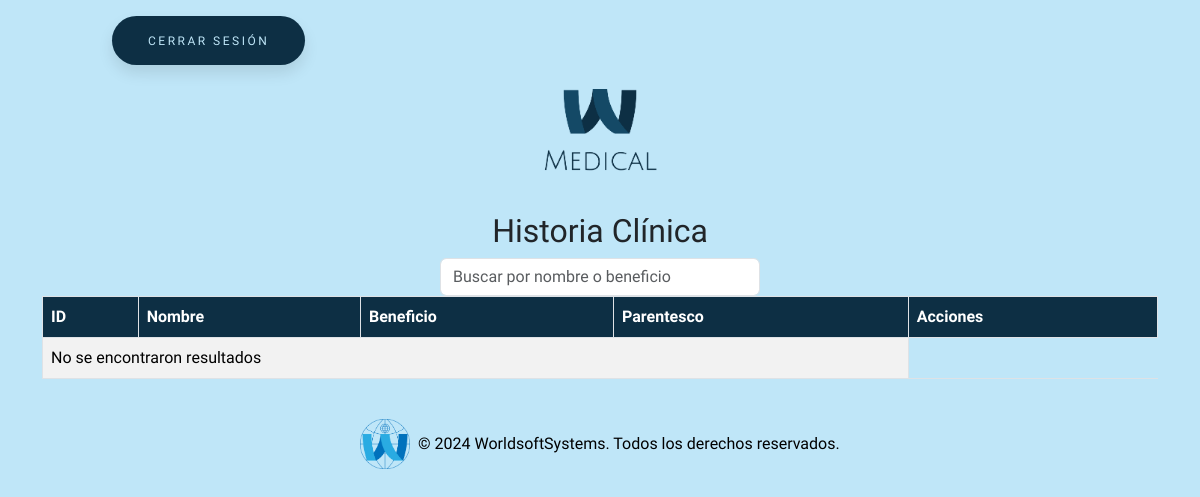
Before: /historiaClinica/historia.php (signed in) with the older database file.
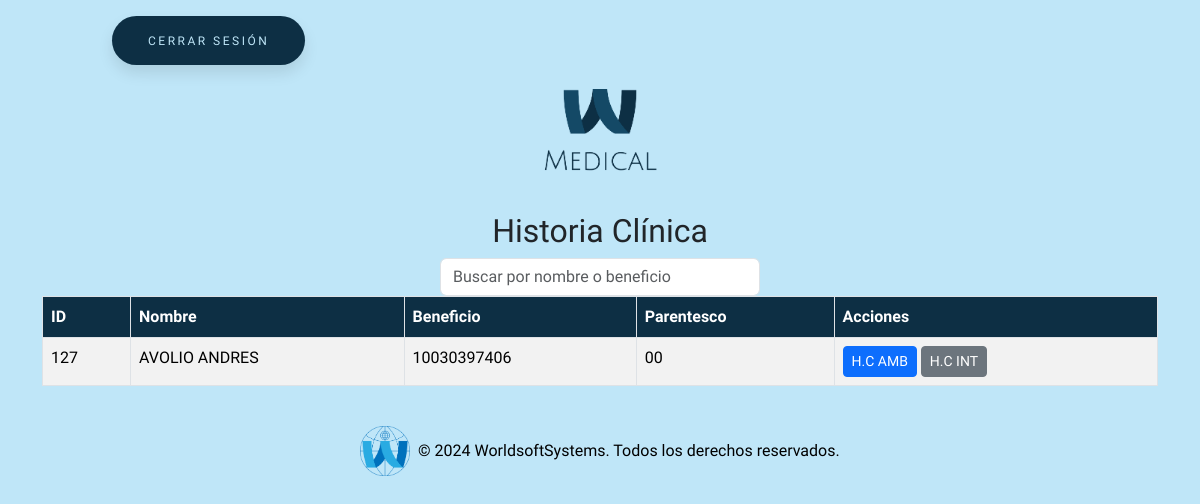
After: the same page with the newer database file.
### tables this page shows
CREATE TABLE `paciente` (
  `id` int(11) NOT NULL,
  `nombre` varchar(255) NOT NULL,
  `obra_social` int(255) NOT NULL,
  `fecha_nac` date NOT NULL,
  `sexo` varchar(255) NOT NULL,
  `domicilio` varchar(255) NOT NULL,
  `localidad` varchar(255) NOT NULL,
  `partido` varchar(255) NOT NULL,
  `c_postal` int(255) NOT NULL,
  `telefono` varchar(255) NOT NULL,
  `tipo_doc` varchar(255) NOT NULL,
  `nro_doc` int(255) NOT NULL,
  `admision` date NOT NULL,
  `id_prof` int(255) NOT NULL,
  `benef` bigint(255) NOT NULL,
  `parentesco` varchar(2) NOT NULL,
  `hijos` int(255) NOT NULL,
  `ocupacion` varchar(255) NOT NULL,
  `tipo_afiliado` int(255) NOT NULL,
  `boca_atencion` int(255) NOT NULL
);

### historiaClinica/historia.php (the view, shortened to what this page needs)
<?php
require_once "../conexion.php";
$sql = "SELECT * FROM paciente ORDER BY nombre ASC";
$result = $conn->query($sql);
?>
<!DOCTYPE html>
<html lang="es">
<head>
    <link href="https://cdn.jsdelivr.net/npm/bootstrap@5.3.3/dist/css/bootstrap.min.css" rel="stylesheet"
>
    <link rel="stylesheet" href="https://cdnjs.cloudflare.com/ajax/libs/font-awesome/6.5.2/css/all.min.css"
 />
    <link rel="stylesheet" href="../estilos/styleBotones.css">
    <link rel="stylesheet" href="../estilos/styleGeneral.css">
</head>
<body>
    <button class="button" style="vertical-align:middle; margin-left:7rem" onclick="confirmLogout(event)">
        <span>Cerrar sesión</span>
    </button>
    <div class="text-center my-4">
        <img src="../img/logo.png" alt="Logo MEDICAL" class="img-fluid" style="max-width: 15rem;">
    </div>
    <div class="container">
        <div class="row justify-content-center">
            <div class="col-auto text-center">
                <h2>Historia Clínica</h2>
                <input type="text" id="searchInput" style="width: 20rem;" class="form-control"
                    placeholder="Buscar por nombre o beneficio">
            </div>
        </div>
        <table class="table table-striped table-bordered " id="pacientesTable">
            <thead class="table-custom">
                <tr>
                    <th>ID</th>
                    <th>Nombre</th>
                    <th>Beneficio</th>
                    <th>Parentesco</th>
                    <th>Acciones</th>
                </tr>
            </thead>
            <tbody>
                <?php if ($result->num_rows > 0): ?>
                    <?php while ($row = $result->fetch_assoc()): ?>
                        <tr>
                            <td><?= $row["id"] ?></td>
                            <td><?= $row["nombre"] ?></td>
                            <td><?= $row["benef"] ?></td>
                            <td><?= $row["parentesco"] ?></td>
                            <td>
                                <button type="button" class="btn btn-primary btn-sm btn-hc" data-id="<?= $row['id'] ?>"
                                    data-modal="amb" data-bs-toggle="tooltip" title="Historia Clínica Ambulatoria (H.C AMB)">
                                    H.C AMB
                                </button>
                                <button type="button" class="btn btn-secondary btn-sm btn-hc" data-id="<?= $row['id'] ?>"
                                    data-modal="int" data-bs-toggle="tooltip" title="Historia Clínica Internación (H.C INT)">
                                    H.C INT
                                </button>
                            </td>
                        </tr>
                    <?php endwhile; ?>
                <?php else: ?>
                    <tr>
                        <td colspan="4">No se encontraron resultados</td>
                    </tr>
                <?php endif; ?>
            </tbody>
        </table>
    </div>
    <footer class="bg-dark text-white text-center py-4 mt-auto">
        <div class="container">
            <div class="row justify-content-center">
                <div class="col-md-12 footer-logo-text">
                    <img src="../img/logoWSS.png" alt="Logo" class="img-fluid" style="max-height: 50px;">
                    <p class="mb-0">&copy; 2024 WorldsoftSystems. Todos los derechos reservados.</p>
                </div>
            </div>
        </div>
    </footer>
</body>
</html>

### estilos/styleBotones.css (style rules this page uses)
:root { --primary-color: #0d2f44; }
body, html { background-color: #bfe6f8 !important; font-family: 'Cabin Condensed', sans-serif !important; }
.button { padding: 1.3em 3em; font-size: 12px; text-transform: uppercase; letter-spacing: 2.5px; font-weight: 500; color: #bfe6f8; background-color: var(--primary-color) !important; border-color: var(--primary-color) !important; border: none; border-radius: 45px; box-shadow: 0px 8px 15px rgba(0, 0, 0, 0.1); transition: all 0.3s ease 0s; cursor: pointer; outline: none; margin-top: 1rem; }

### estilos/styleGeneral.css (style rules this page uses)
:root { --primary-color: #0d2f44; }
body, html { background-color: #bfe6f8 !important; font-family: 'Cabin Condensed', sans-serif !important; }
.table-custom th { background-color: var(--primary-color) !important; color: white !important; }
.footer-logo-text { display: flex; align-items: center; justify-content: center; color: #000; }
footer.bg-dark { background-color: transparent !important; padding-top: 10rem; }
.footer-logo-text img { margin-right: 0.5rem; }

Changed rows visible on the page:
added paciente: id "127", nombre "AVOLIO ANDRES", benef "10030397406", parentesco "00"
Other visible differences:
text no longer shown: "No se encontraron resultados"
